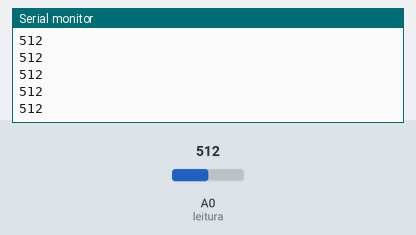
This sketch was run on a simulated Arduino Uno, built with avr-gcc and run on an emulated ATmega328P. Parts: the last lines printed to the serial monitor. The inputs (shaded band) are chosen by the test bench; at power-on: A0 (leitura) = 512.

Above: at 1.2 s.
1.3 s: A0 (leitura) set to 716
At 2.4 s:
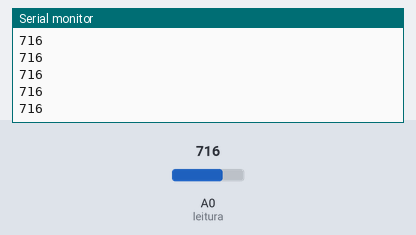
2.8 s: A0 (leitura) set to 900
At 3.8 s:
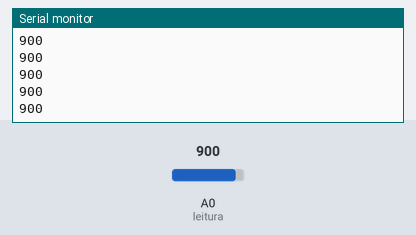
Timing chart, 0 to 5.8 s (numbered marks = the images above; inputs shaded):
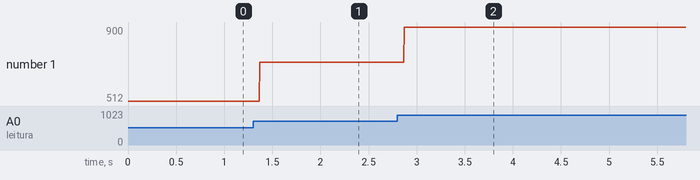

The sketch:

led.ino
```cpp
int medida=0;
int leitura = A0;

void setup() {
  Serial.begin(9600);
}

void loop() {
  medida = analogRead(leitura);
  Serial.println(medida);
}
```

Measured:
- after the input at 1.3 s, the serial monitor: prints a new line after 0.07 s (image 1)
- after the input at 2.8 s, the serial monitor: prints a new line after 0.07 s (image 2)
- plotted number 1: 512 → 716 after the input at 1.3 s, 716 → 900 after the input at 2.8 s
